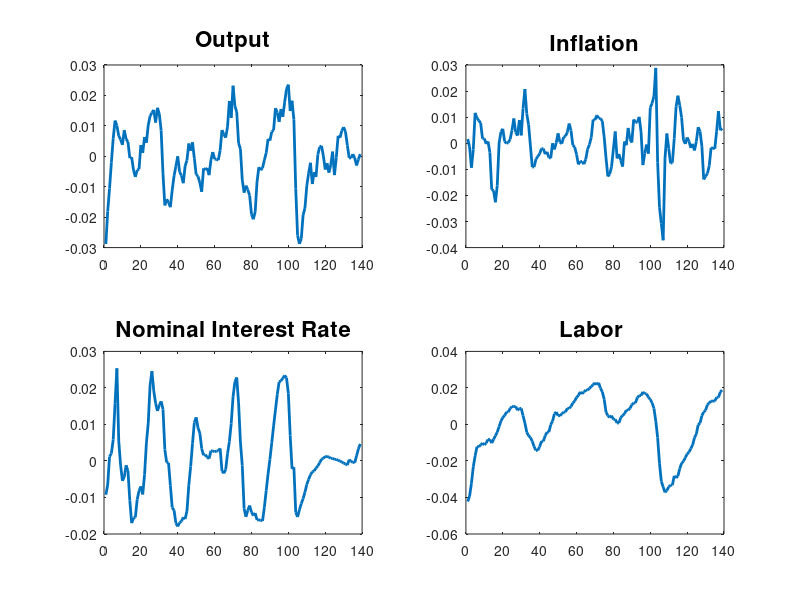

Recreate this plot in MATLAB. (Note: this script raises an error after producing the figure.)
% Set up and estimate miniture DSGE model
clc
clear all
close all
global Z
load('Z'); %load data. Order of variables: Inflation, output, interest rate, labor supply

figure(1)
subplot(2,2,1);
plot(Z(1,:),'linewidth',2);title('Output','fontsize',16);
subplot(2,2,2);
plot(Z(2,:),'linewidth',2);title('Inflation','fontsize',16)
subplot(2,2,3);
plot(Z(3,:),'linewidth',2);title('Nominal Interest Rate','fontsize',16)
subplot(2,2,4);
plot(Z(4,:),'linewidth',2);title('Labor ','fontsize',16)

% cmt: the Z is the data matrix, with rows containing output, inflation, interest rate, labor supply


%%%%%%%%%%%%%%%%%%%%%%%%%%%%%%%%%%%%%%%%%%%%%%%%%%%%%%%%%%%%%%%%%%%%%%%%%%%
% Initial values of structural parameters
%%%%%%%%%%%%%%%%%%%%%%%%%%%%%%%%%%%%%%%%%%%%%%%%%%%%%%%%%%%%%%%%%%%%%%%%%%%
tau       = 3;  % Since I am using sigma for the standard deviaion of the shocks, I am using tau to denote the CRRA parameter.
beta      = 0.99; % discount factor
theta     = 3/4; % degree of price stickiness
phi_pi    = 1.5; % taylor rule parameter
phi_y     = 0.125; % taylor rule parameter
varphi    = 3; %inverse of elastiicity of labor supply
alpha     = 1/3; %production function parameter
eps       = 6; % elasticity of substitution between goods i and j in the consumption basket
rho_v     = 0.5; %persistence parameter
rho_a     = 0.75; %persistence parameter
sigma_v   = 0.02; %standard deviation
sigma_a   = (0.012^2*(1-rho_a^2))^.5; %standard deviation of innovation to a_t


THETA=[tau,beta,theta,phi_pi,phi_y,varphi,alpha,eps,rho_v,rho_a,sigma_v,sigma_a;]';%Starting value for parameter vector
LB=[0,0,0,1,0,1,0,1,zeros(1,4)]';%Lower bound for parameter vector
UB=[10,1,1,5,5,10,1,25,1,1,10,10]';%Upper bound for parameter vector
x=THETA;

% x=THETA;
sa_t= 5;
sa_rt=.3;
sa_nt=5;
sa_ns=5;
% warning off all;

%% Simulated Annealing
[xhat]=simannb( 'LLDSGE', x, LB, UB, sa_t, sa_rt, sa_nt, sa_ns, 1);

%--------------------------------------------------------------------------
thetalabel=['tau    ';'beta   ';'theta  ';'phi_pi ';'phi_y  ';'varphi ';'alpha  ';'eps    ';'rho_v  ';'rho_a  ';'sigmav ';'sigmaa ';];
disp('ML estimate of THETA')
disp([thetalabel, num2str(xhat)])
%--------------------------------------------------------------------------
%% Compute recursive likelihood using the Kalman filter
a_hat = filter_gap_DSGE(xhat,Z);
% the function filter_gap_DSGE calls 'NKBC_model'
figure(2)
plot(Z(1,:),'linewidth',2);hold on;plot(a_hat,'linewidth',2)
legend('Output','Output gap')*1



